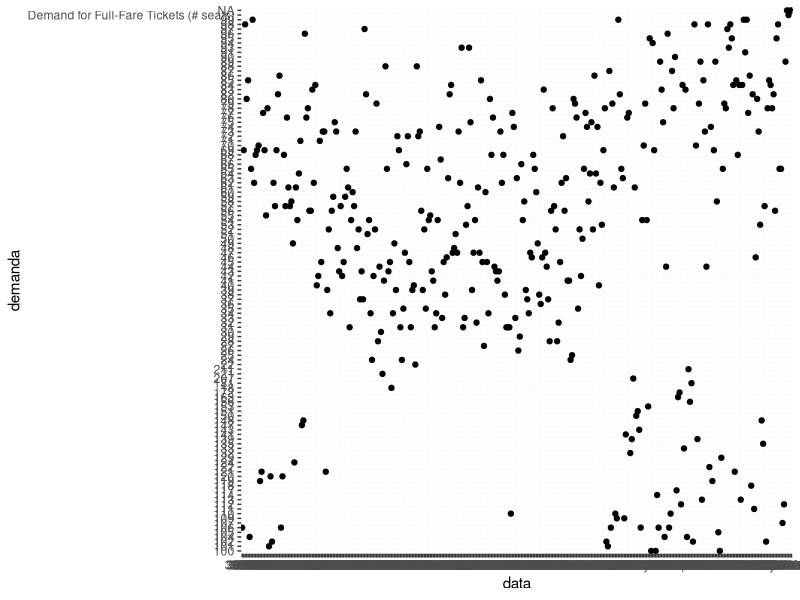
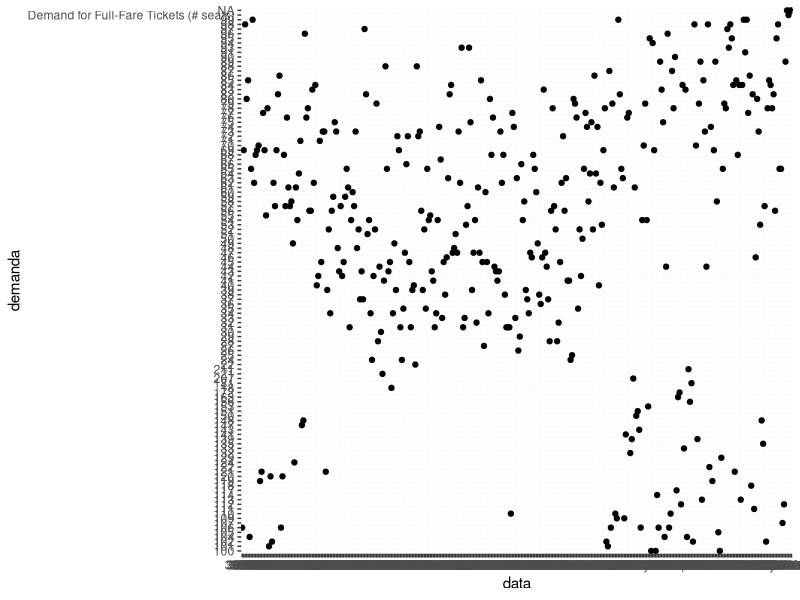

Recreate these plots in R, in order.
library(tidyverse)
library(readxl)

data <- read_excel("BlueSky_Single-Leg_demand.xls")


colnames(data)[2] <- "demanda"
colnames(data)[1] <- "data"

## Gráfico ####

g <- ggplot(data, aes( x = data, y = demanda)) + geom_point() + geom_line()
g

# valor crítico

tarifa.full <- 174
tarifa.low <- 114

valor.critico <- (tarifa.full - tarifa.low)/(tarifa.full)

# Modelo 1 - Normal ####

media_1 <- mean(data$demanda) 

m_int <- round(media_1,0)

g <- g + geom_hline(yintercept = media_1, color = "blue")

g

# Desvio Padrão ####

rmse_1 <- sd(data$demanda)

protection_level_1 <- qnorm(p = valor.critico, mean = media_1, sd = rmse_1)

protection_level_1 <- round(protection_level_1, 0)

